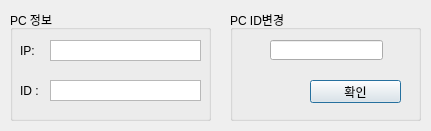
<?xml version="1.0" encoding="UTF-8"?>
<ui version="4.0">
 <class>Dialog</class>
 <widget class="QDialog" name="Dialog">
  <property name="geometry">
   <rect>
    <x>0</x>
    <y>0</y>
    <width>431</width>
    <height>131</height>
   </rect>
  </property>
  <property name="windowTitle">
   <string>Dialog</string>
  </property>
  <widget class="QGroupBox" name="groupBox">
   <property name="geometry">
    <rect>
     <x>230</x>
     <y>10</y>
     <width>191</width>
     <height>111</height>
    </rect>
   </property>
   <property name="title">
    <string>PC ID변경</string>
   </property>
   <widget class="QLineEdit" name="ipchangeedit">
    <property name="geometry">
     <rect>
      <x>40</x>
      <y>30</y>
      <width>113</width>
      <height>20</height>
     </rect>
    </property>
   </widget>
   <widget class="QPushButton" name="okbutton">
    <property name="geometry">
     <rect>
      <x>80</x>
      <y>70</y>
      <width>91</width>
      <height>23</height>
     </rect>
    </property>
    <property name="text">
     <string>확인</string>
    </property>
   </widget>
  </widget>
  <widget class="QGroupBox" name="groupBox_3">
   <property name="geometry">
    <rect>
     <x>10</x>
     <y>10</y>
     <width>201</width>
     <height>111</height>
    </rect>
   </property>
   <property name="title">
    <string>PC 정보</string>
   </property>
   <widget class="QLabel" name="label">
    <property name="geometry">
     <rect>
      <x>10</x>
      <y>30</y>
      <width>61</width>
      <height>21</height>
     </rect>
    </property>
    <property name="text">
     <string>IP:</string>
    </property>
   </widget>
   <widget class="QLabel" name="label_2">
    <property name="geometry">
     <rect>
      <x>10</x>
      <y>70</y>
      <width>61</width>
      <height>21</height>
     </rect>
    </property>
    <property name="text">
     <string>ID :</string>
    </property>
   </widget>
   <widget class="QTextBrowser" name="iptext">
    <property name="geometry">
     <rect>
      <x>40</x>
      <y>30</y>
      <width>151</width>
      <height>21</height>
     </rect>
    </property>
    <property name="verticalScrollBarPolicy">
     <enum>Qt::ScrollBarAlwaysOff</enum>
    </property>
    <property name="horizontalScrollBarPolicy">
     <enum>Qt::ScrollBarAlwaysOff</enum>
    </property>
   </widget>
   <widget class="QTextBrowser" name="idtext">
    <property name="geometry">
     <rect>
      <x>40</x>
      <y>70</y>
      <width>151</width>
      <height>21</height>
     </rect>
    </property>
    <property name="verticalScrollBarPolicy">
     <enum>Qt::ScrollBarAlwaysOff</enum>
    </property>
    <property name="horizontalScrollBarPolicy">
     <enum>Qt::ScrollBarAlwaysOff</enum>
    </property>
   </widget>
  </widget>
 </widget>
 <resources/>
 <connections/>
</ui>
